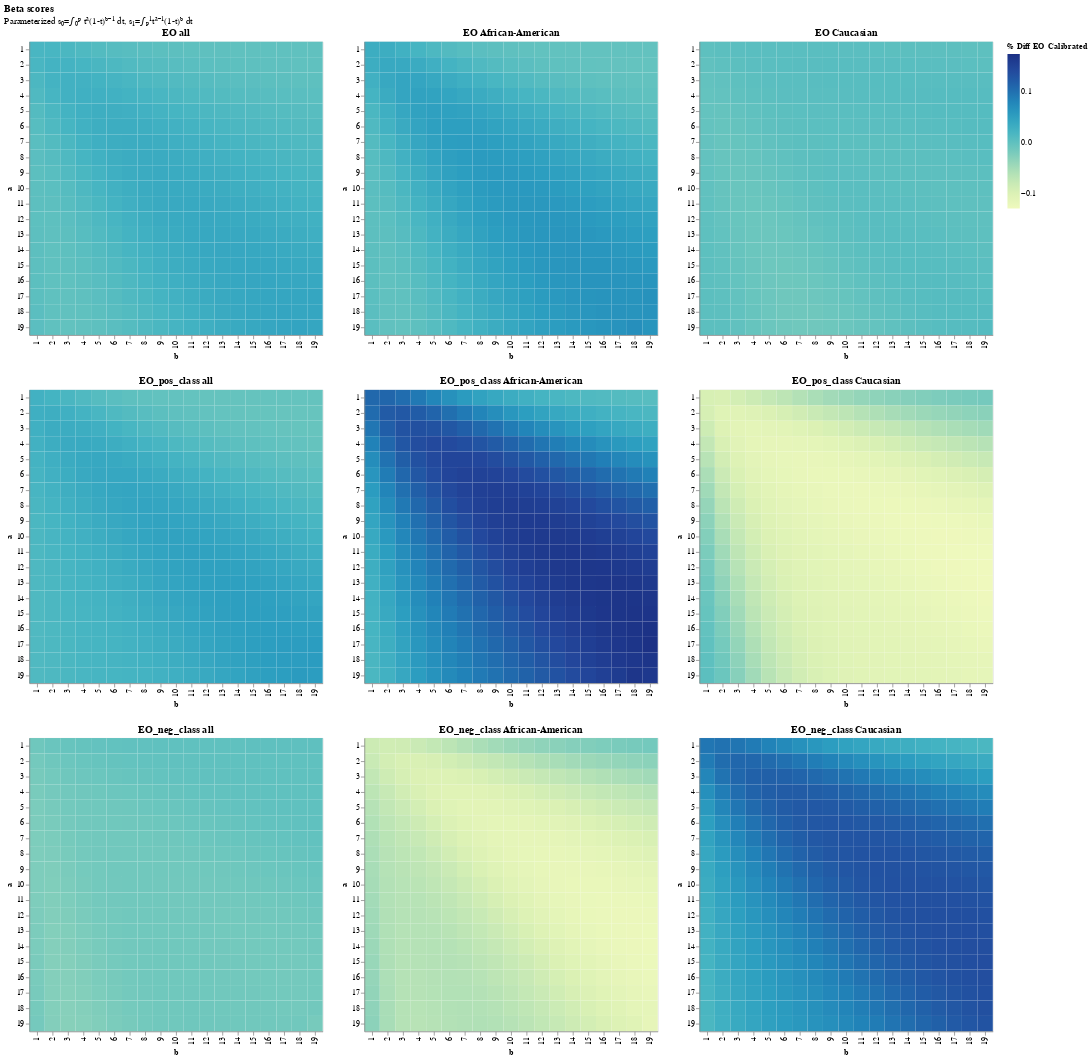

The notebook cell this image was saved under:
### Code cell
# Plot percentage difference by a and b
charts = []
for t in [p for p in PREDICTOR_TYPES if p.startswith('thresholdless')]:
    prefix = t.replace("thresholdless_","")
    for race in RACES:
        chart = alt.Chart(scores_df).mark_rect().encode(
            x='b:O',
            y='a:O',
            color=alt.Color('cal_%s_pdiff_%s' % (prefix,race),title='% Diff EO Calibrated')
        ).properties(title='%s %s' % (prefix,race))
        charts.append(chart)
alt.concat(*charts,columns=3).properties(title=alt.Title('Beta scores',subtitle='Parameterized s₀=∫₀ᵖ tᵃ(1-t)ᵇ⁻¹ dt, s₁=∫ₚ¹tᵃ⁻¹(1-t)ᵇ dt'))

### Figure 1 — Vega-Lite specification as saved in the notebook (floating-point values rounded to 4 significant figures; data arrays with more than 128 entries replaced by an {"elided": "..."} marker saying what was removed)
{"config": {"view": {"continuousWidth": 300, "continuousHeight": 300}}, "concat": [{"mark": {"type": "rect"}, "encoding": {"color": {"field": "cal_EO_pdiff_all", "title": "% Diff EO Calibrated", "type": "quantitative"}, "x": {"field": "b", "type": "ordinal"}, "y": {"field": "a", "type": "ordinal"}}, "title": "EO all"}, {"mark": {"type": "rect"}, "encoding": {"color": {"field": "cal_EO_pdiff_African-American", "title": "% Diff EO Calibrated", "type": "quantitative"}, "x": {"field": "b", "type": "ordinal"}, "y": {"field": "a", "type": "ordinal"}}, "title": "EO African-American"}, {"mark": {"type": "rect"}, "encoding": {"color": {"field": "cal_EO_pdiff_Caucasian", "title": "% Diff EO Calibrated", "type": "quantitative"}, "x": {"field": "b", "type": "ordinal"}, "y": {"field": "a", "type": "ordinal"}}, "title": "EO Caucasian"}, {"mark": {"type": "rect"}, "encoding": {"color": {"field": "cal_EO_pos_class_pdiff_all", "title": "% Diff EO Calibrated", "type": "quantitative"}, "x": {"field": "b", "type": "ordinal"}, "y": {"field": "a", "type": "ordinal"}}, "title": "EO_pos_class all"}, {"mark": {"type": "rect"}, "encoding": {"color": {"field": "cal_EO_pos_class_pdiff_African-American", "title": "% Diff EO Calibrated", "type": "quantitative"}, "x": {"field": "b", "type": "ordinal"}, "y": {"field": "a", "type": "ordinal"}}, "title": "EO_pos_class African-American"}, {"mark": {"type": "rect"}, "encoding": {"color": {"field": "cal_EO_pos_class_pdiff_Caucasian", "title": "% Diff EO Calibrated", "type": "quantitative"}, "x": {"field": "b", "type": "ordinal"}, "y": {"field": "a", "type": "ordinal"}}, "title": "EO_pos_class Caucasian"}, {"mark": {"type": "rect"}, "encoding": {"color": {"field": "cal_EO_neg_class_pdiff_all", "title": "% Diff EO Calibrated", "type": "quantitative"}, "x": {"field": "b", "type": "ordinal"}, "y": {"field": "a", "type": "ordinal"}}, "title": "EO_neg_class all"}, {"mark": {"type": "rect"}, "encoding": {"color": {"field": "cal_EO_neg_class_pdiff_African-American", "title": "% Diff EO Calibrated", "type": "quantitative"}, "x": {"field": "b", "type": "ordinal"}, "y": {"field": "a", "type": "ordinal"}}, "title": "EO_neg_class African-American"}, {"mark": {"type": "rect"}, "encoding": {"color": {"field": "cal_EO_neg_class_pdiff_Caucasian", "title": "% Diff EO Calibrated", "type": "quantitative"}, "x": {"field": "b", "type": "ordinal"}, "y": {"field": "a", "type": "ordinal"}}, "title": "EO_neg_class Caucasian"}], "columns": 3, "data": {"name": "data-82fc35cf08d9f45395f23856adbb1131"}, "title": {"text": "Beta scores", "subtitle": "Parameterized s₀=∫₀ᵖ tᵃ(1-t)ᵇ⁻¹ dt, s₁=∫ₚ¹tᵃ⁻¹(1-t)ᵇ dt"}, "$schema": "https://vega.github.io/schema/vega-lite/v5.8.0.json", "datasets": {"data-82fc35cf08d9f45395f23856adbb1131": {"elided": "361 records"}}}
